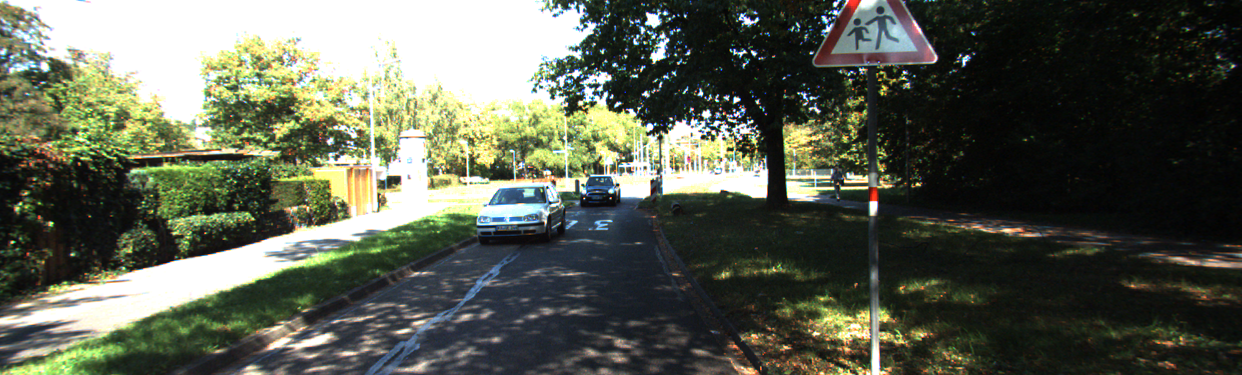
#> input picture Lab_4/000057_10-image2.png, 1242 x 375 px, found by its file name
$ jupyter execute L4Q5.ipynb
#> lines starting #> are read from the running program, lines starting #| are printed output that depends on the picture; after the words box and inside, x2 and y2 are one past the last pixel; in counts of white or black regions, pixels touching at a corner belong together
[cell 1]
# Block 1: Imports, Config, and Helpers
import cv2
import numpy as np
import matplotlib.pyplot as plt
from pathlib import Path

# --- File Paths ---
# We use the same stereo pair as Q4
left_img_path = r"..\000057_10-image2.png"
right_img_path = r"..\000057_10-image3.png"

# --- Output Config ---
output_dir_q5 = Path("./outputs_q5")
output_dir_q5.mkdir(parents=True, exist_ok=True)

# --- KITTI Camera Parameters (Same as Q4) ---
FOCAL_LENGTH_PIXELS = 721.5   # f_x
BASELINE_METERS = 0.54        # b

# --- Obstacle Detection Config ---
# We will detect all objects CLOSER than this distance.
# Try changing this value (e.g., to 10 or 40) to see the effect.
DEPTH_THRESHOLD_METERS = 20.0

# --- Helper Function ---
def imshow(ax, img, title="", cmap=None):
    """Helper function to display images with matplotlib."""
    ax.imshow(img if cmap is None else img, cmap=cmap)
    ax.set_title(title); ax.axis("off")

[cell 2]
# Block 2: Load Stereo Image Pair
# Load the grayscale images for disparity calculation
imgL_gray = cv2.imread(left_img_path, cv2.IMREAD_GRAYSCALE)
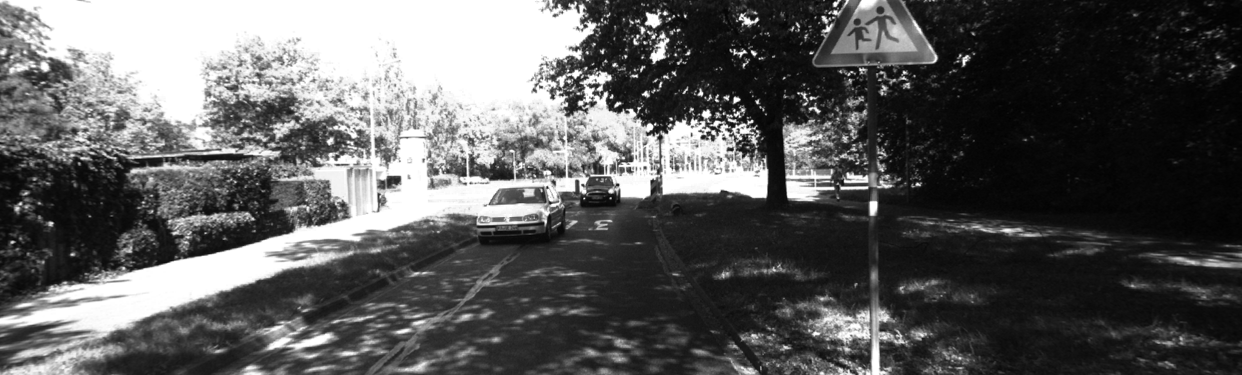
#> imgL_gray: shape (375, 1242); min 1, max 255, mean 91.7
imgR_gray = cv2.imread(right_img_path, cv2.IMREAD_GRAYSCALE)
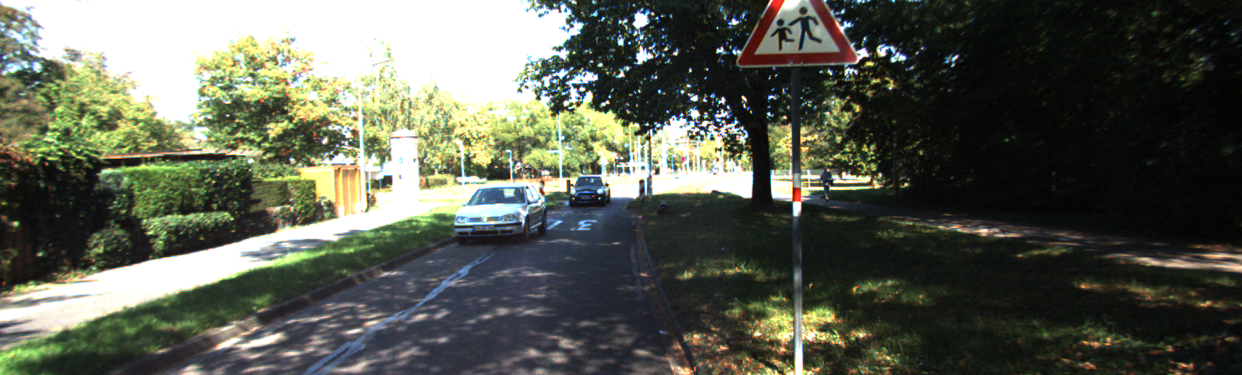
#> input picture Lab_4/000057_10-image3.png, 1242 x 375 px, found by its file name
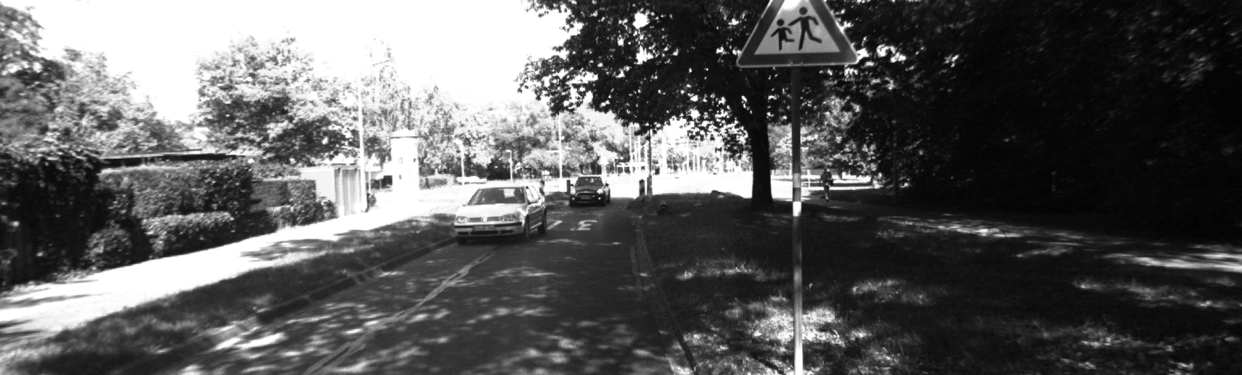
#> imgR_gray: shape (375, 1242); min 1, max 255, mean 91.5

# Load the COLOR left image for the final visualization
imgL_color = cv2.imread(left_img_path, cv2.IMREAD_COLOR)
#> imgL_color is the input picture: shape (375, 1242, 3); mean B, G, R 81, 95.1, 90.5

if imgL_gray is None or imgR_gray is None or imgL_color is None:
    print(f"Error: Could not load images. Check paths.")
else:
    print(f"Stereo pair loaded successfully: {imgL_gray.shape}")
#| Stereo pair loaded successfully: (375, 1242)

[cell 3]
# Block 3: Compute Disparity Map (Same as Q4)
# We must re-compute the disparity map to get the depth data.
print("Configuring StereoSGBM and computing disparity...")

minDisparity = 0
numDisparities = 128
blockSize = 5
P1 = 8 * 1 * blockSize**2
P2 = 32 * 1 * blockSize**2
disp12MaxDiff = 1
uniquenessRatio = 10
speckleWindowSize = 100
speckleRange = 32

stereo = cv2.StereoSGBM_create(
    minDisparity=minDisparity,
    numDisparities=numDisparities,
    blockSize=blockSize,
    P1=P1,
    P2=P2,
    disp12MaxDiff=disp12MaxDiff,
    uniquenessRatio=uniquenessRatio,
    speckleWindowSize=speckleWindowSize,
    speckleRange=speckleRange,
    mode=cv2.StereoSGBM_MODE_SGBM_3WAY
)

disparity_SGBM = stereo.compute(imgL_gray, imgR_gray)
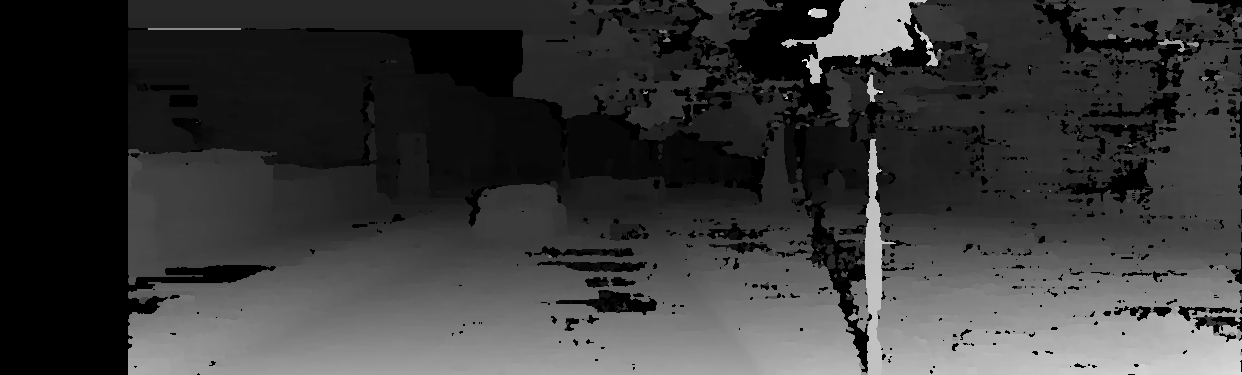
#> disparity_SGBM: shape (375, 1242) int16; min -16, max 1621, mean 355.8; drawn with min black and max white
disparity = disparity_SGBM.astype(np.float32) / 16.0
print("Disparity computation complete.")

[cell 4]
# Block 4: Convert Disparity to Depth Map (Same as Q4)
print("Converting disparity to depth map...")

# The formula is: depth = (focal_length * baseline) / disparity
depth_map = np.zeros_like(disparity, dtype=np.float32)

# Create a mask of valid disparity values (must be > 0)
valid_mask = disparity > 0
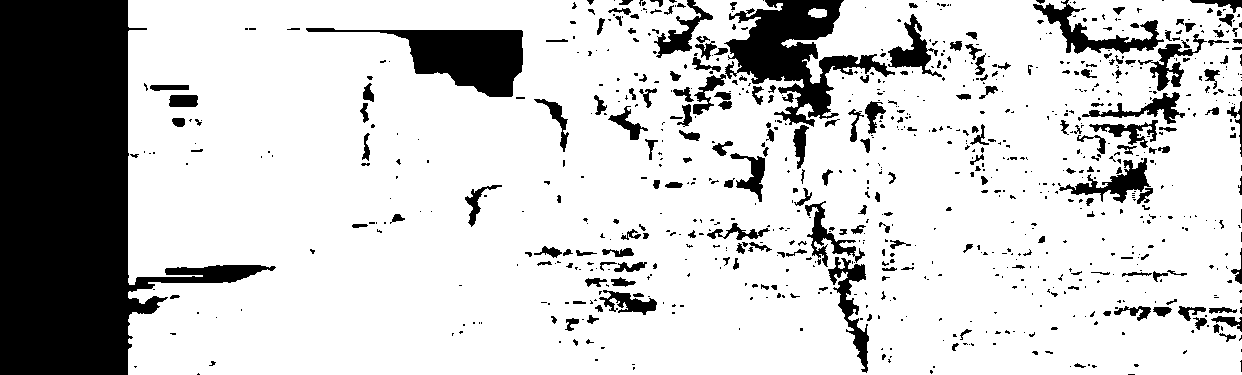
#> valid_mask: shape (375, 1242) bool; 79.5% white; 857 black regions (633 under 20 px), largest, box (x1, y1, x2, y2) and area: (0, 0, 276, 375) 50252, (724, 0, 895, 127) 8376, (306, 28, 523, 97) 6327

# Calculate depth ONLY for valid disparity pixels
depth_map[valid_mask] = (FOCAL_LENGTH_PIXELS * BASELINE_METERS) / disparity[valid_mask]
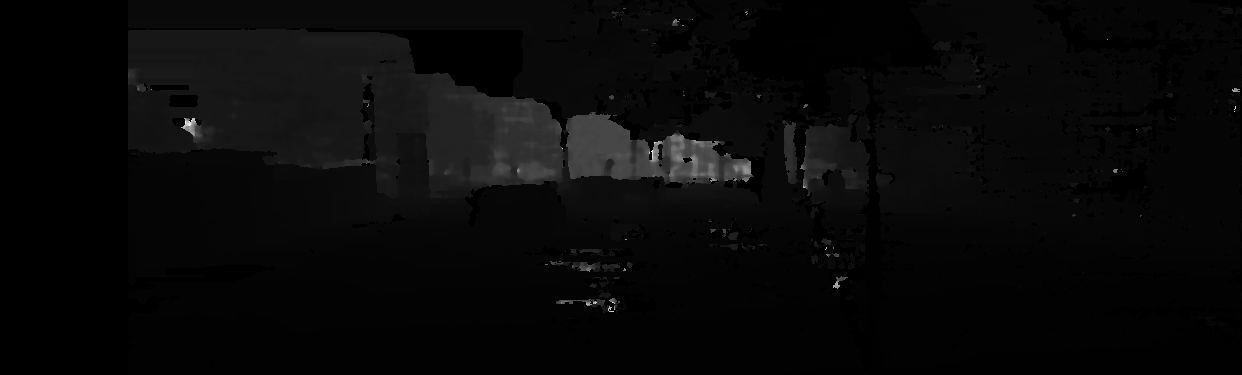
#> depth_map: shape (375, 1242) float32; min 0, max 692.6, mean 24.4; drawn with min black and max white

print("Depth map calculation complete.")

[cell 5]
# Block 5: Detect Obstacles based on Depth Threshold
print(f"Detecting obstacles closer than {DEPTH_THRESHOLD_METERS} meters...")

# We need to find all pixels that are BOTH:
# 1. Valid (depth_map > 0)
# 2. Closer than our threshold (depth_map < DEPTH_THRESHOLD_METERS)

obstacle_mask = (depth_map > 0) & (depth_map < DEPTH_THRESHOLD_METERS)
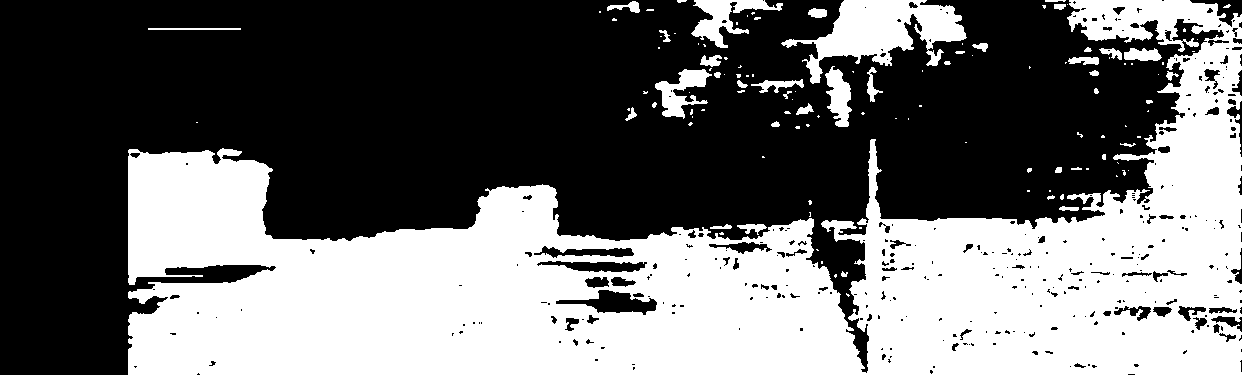
#> obstacle_mask: shape (375, 1242) bool; 42.9% white; 121 white regions (79 under 20 px), largest, box (x1, y1, x2, y2) and area: (128, 0, 1242, 375) 185481, (781, 0, 967, 84) 6737, (691, 0, 783, 48) 1662

# This `obstacle_mask` is a boolean (True/False) array.
# Let's see what it looks like.
obstacle_mask_vis = (obstacle_mask * 255).astype(np.uint8) # Convert True/False to 255/0


fig, ax = plt.subplots(figsize=(10, 8))
imshow(ax, obstacle_mask_vis, f"Obstacle Mask (Closer than {DEPTH_THRESHOLD_METERS}m)", cmap="gray")
fig.savefig(output_dir_q5 / "q5_obstacle_mask.png", bbox_inches='tight')
print(f"Saved obstacle mask to {output_dir_q5.resolve()}")
plt.show()

[cell 6]
# Block 6: Visualize Result by Overlaying on Original Image
print("Creating overlay visualization...")

# We will "highlight" the obstacle pixels in red.
# Start with a copy of the original color image
overlay = imgL_color.copy()

# Create a red color highlight
# In OpenCV (BGR), red is (0, 0, 255)
red_highlight = [0, 0, 255] # B, G, R

# Where the obstacle_mask is True, set the pixel to red
overlay[obstacle_mask] = red_highlight
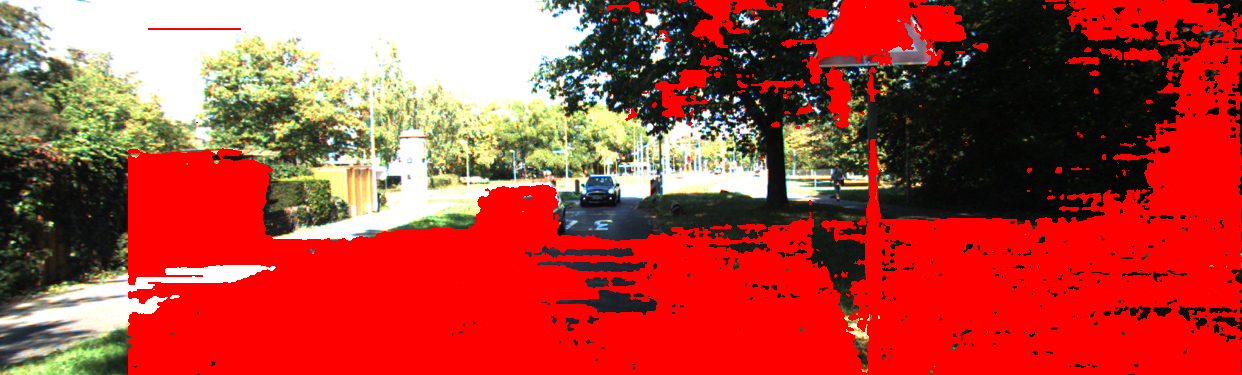
#> overlay: shape (375, 1242, 3); mean B, G, R 59.2, 69.6, 176.4

# We can also blend the images for a "see-through" effect
# opacity = 0.5
# cv2.addWeighted(overlay, opacity, imgL_color, 1 - opacity, 0, overlay)

# --- Convert BGR (OpenCV) to RGB (Matplotlib) for plotting ---
overlay_rgb = cv2.cvtColor(overlay, cv2.COLOR_BGR2RGB)

# Display the final result
fig, ax = plt.subplots(figsize=(12, 8))
imshow(ax, overlay_rgb, f"Detected Obstacles (Closer than {DEPTH_THRESHOLD_METERS}m)")
fig.savefig(output_dir_q5 / "q5_obstacle_overlay.png", bbox_inches='tight')
print(f"Saved overlay visualization to {output_dir_q5.resolve()}")
plt.show()
